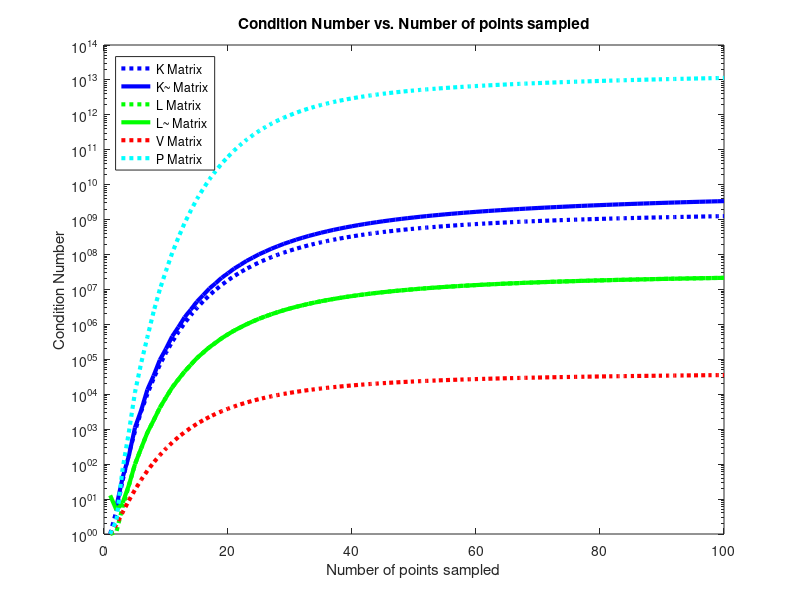

MATLAB code to generate this figure:
function [] = CompareCond()
clear all; close all; clc;
set(0,'defaultLineLineWidth',3) %thick lines





Nstart = 1;
Nend = 100;

condPlotK = zeros(1, Nend - Nstart);
condPlotKTilda = zeros(1, Nend - Nstart);
condPlotL = zeros(1, Nend - Nstart);
condPlotLTilda = zeros(1, Nend - Nstart);
condPlotV = zeros(1, Nend - Nstart);
condPlotP = zeros(1, Nend - Nstart);

for N = Nstart : 1 : Nend
   %fix K and take derivatives (taken from Palmer's code)
   %epsilon = 200;
   epsilon = (N/3).^2;
   K = @(x, point) exp(-epsilon.*(x-point).^2);
   %D1K = @(x,center) ( -2.*epsilon.*(x-center).*K(x,center) );
   D2K = @(x,center) ( 2.*epsilon.*(2.*epsilon.*((x-center).^2)-1).*K(x,center));

    samplePoints = linspace(0, 1, N);
    temp = repmat(samplePoints, N, 1);
    %Kernel matrix
    KMatrix = K(temp', temp);
    
    KMatrixTilda = [K(temp', temp) ones(N, 1) samplePoints';
                    ones(1, N) 0 0;
                    samplePoints 0 0];

    %For this example, L = 2nd derivative
    LMatrix = D2K(temp', temp);
    LMatrixTilda = [D2K(temp', temp) zeros(N, 2);
               K(0, samplePoints) 1 0;
               K(1, samplePoints) 1 1];
    cond(KMatrix);
    condPlotK(N-Nstart+1) = cond(KMatrix);
    condPlotKTilda(N-Nstart+1) = cond(KMatrixTilda);
    condPlotL(N-Nstart+1) = cond(LMatrix);
    condPlotLTilda(N-Nstart+1) = cond(LMatrixTilda);
    
    %%Newton Basis
    [B, VMatrix] = calculate_beta_v(KMatrix, N, samplePoints, K);
    condPlotV(N-Nstart+1) = cond(VMatrix);
    
    %P = L * M' = L * (K^-1 * V)' = L*(K\V)'
    PMatrix = LMatrix*(KMatrix\VMatrix)'; %may cause problems
    
    condPlotP(N-Nstart+1) = cond(PMatrix);

end

    semilogy(Nstart:1:Nend, condPlotK, ':b')
    hold on;
    semilogy(Nstart:1:Nend, condPlotKTilda, 'b')
    semilogy(Nstart:1:Nend, condPlotL, ':g')
    semilogy(Nstart:1:Nend, condPlotLTilda, 'g')
    semilogy(Nstart:1:Nend, condPlotV, ':r')
    semilogy(Nstart:1:Nend, condPlotP, ':c')
    
    title('Condition Number vs. Number of points sampled');
    legend('K Matrix', 'K~ Matrix', 'L Matrix', 'L~ Matrix', 'V Matrix', 'P Matrix', 'Location', 'NorthWest');
    ylabel('Condition Number');
    xlabel('Number of points sampled');

end


function [B, V] = calculate_beta_v(KM, N, xs, K)
% here we alternately calculate betas and vs since they depend on each
% other (see paper for relationship). B should be lower triangular,
% and V should be unit upper triangular s.t. KM = B*V
    B = zeros(N,N);
    V = eye(N);
    for c=1:(N-1)
        for i=c:N
            B(i,c) = calculate_single_beta(B,V,i,c,K,xs);
        end
        % not sure if this is bad when KM is ill-cond.
        V(1:c,c+1) = B(1:c,1:c)\KM(1:c,c+1);
    end
    B(N,N) = calculate_single_beta(B,V,N,N,K,xs);
end

function [res] = calculate_single_beta(B, V, i, j, K, xs)
res = K(xs(j), xs(i));
    for k=1:j-1
        res = res - B(i,k).*V(k,j);
    end
end